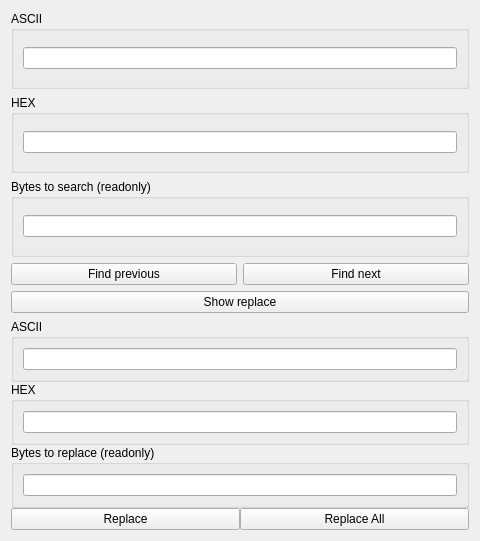
<?xml version="1.0" encoding="UTF-8"?>
<ui version="4.0">
 <class>Finder</class>
 <widget class="QWidget" name="Finder">
  <property name="geometry">
   <rect>
    <x>0</x>
    <y>0</y>
    <width>480</width>
    <height>541</height>
   </rect>
  </property>
  <property name="windowTitle">
   <string>Search</string>
  </property>
  <layout class="QVBoxLayout" name="verticalLayout">
   <item>
    <widget class="QGroupBox" name="groupBox">
     <property name="title">
      <string>ASCII</string>
     </property>
     <layout class="QVBoxLayout" name="verticalLayout_2">
      <item>
       <widget class="QLineEdit" name="asciiSearch"/>
      </item>
     </layout>
    </widget>
   </item>
   <item>
    <widget class="QGroupBox" name="groupBox_2">
     <property name="title">
      <string>HEX</string>
     </property>
     <layout class="QVBoxLayout" name="verticalLayout_3">
      <item>
       <widget class="QLineEdit" name="hexSearch">
        <property name="inputMask">
         <string/>
        </property>
        <property name="text">
         <string/>
        </property>
        <property name="maxLength">
         <number>32767</number>
        </property>
        <property name="cursorPosition">
         <number>0</number>
        </property>
       </widget>
      </item>
     </layout>
    </widget>
   </item>
   <item>
    <widget class="QGroupBox" name="groupBox_3">
     <property name="title">
      <string>Bytes to search (readonly)</string>
     </property>
     <layout class="QVBoxLayout" name="verticalLayout_4">
      <item>
       <widget class="QLineEdit" name="hexReadLabel">
        <property name="readOnly">
         <bool>true</bool>
        </property>
       </widget>
      </item>
     </layout>
    </widget>
   </item>
   <item>
    <layout class="QHBoxLayout" name="horizontalLayout_2">
     <property name="spacing">
      <number>6</number>
     </property>
     <property name="sizeConstraint">
      <enum>QLayout::SetDefaultConstraint</enum>
     </property>
     <item>
      <widget class="QPushButton" name="findPrev">
       <property name="text">
        <string>Find previous</string>
       </property>
      </widget>
     </item>
     <item>
      <widget class="QPushButton" name="findNext">
       <property name="text">
        <string>Find next</string>
       </property>
      </widget>
     </item>
    </layout>
   </item>
   <item>
    <widget class="QPushButton" name="openReplace">
     <property name="text">
      <string>Show replace</string>
     </property>
    </widget>
   </item>
   <item>
    <widget class="QWidget" name="replaceLayout_2" native="true">
     <layout class="QVBoxLayout" name="replaceLayout">
      <property name="spacing">
       <number>0</number>
      </property>
      <property name="leftMargin">
       <number>0</number>
      </property>
      <property name="topMargin">
       <number>0</number>
      </property>
      <property name="rightMargin">
       <number>0</number>
      </property>
      <property name="bottomMargin">
       <number>0</number>
      </property>
      <item>
       <widget class="QGroupBox" name="groupBox_4">
        <property name="enabled">
         <bool>true</bool>
        </property>
        <property name="title">
         <string>ASCII</string>
        </property>
        <layout class="QVBoxLayout" name="verticalLayout_5">
         <item>
          <widget class="QLineEdit" name="asciiReplace"/>
         </item>
        </layout>
       </widget>
      </item>
      <item>
       <widget class="QGroupBox" name="groupBox_5">
        <property name="title">
         <string>HEX</string>
        </property>
        <layout class="QVBoxLayout" name="verticalLayout_6">
         <item>
          <widget class="QLineEdit" name="hexReplace"/>
         </item>
        </layout>
       </widget>
      </item>
      <item>
       <widget class="QGroupBox" name="groupBox_6">
        <property name="title">
         <string>Bytes to replace (readonly)</string>
        </property>
        <layout class="QVBoxLayout" name="verticalLayout_7">
         <item>
          <widget class="QLineEdit" name="hexReadReplace"/>
         </item>
        </layout>
       </widget>
      </item>
      <item>
       <layout class="QHBoxLayout" name="horizontalLayout">
        <item>
         <widget class="QPushButton" name="replace">
          <property name="text">
           <string>Replace</string>
          </property>
         </widget>
        </item>
        <item>
         <widget class="QPushButton" name="replaceAll">
          <property name="text">
           <string>Replace All</string>
          </property>
         </widget>
        </item>
       </layout>
      </item>
     </layout>
    </widget>
   </item>
  </layout>
 </widget>
 <resources/>
 <connections/>
</ui>
